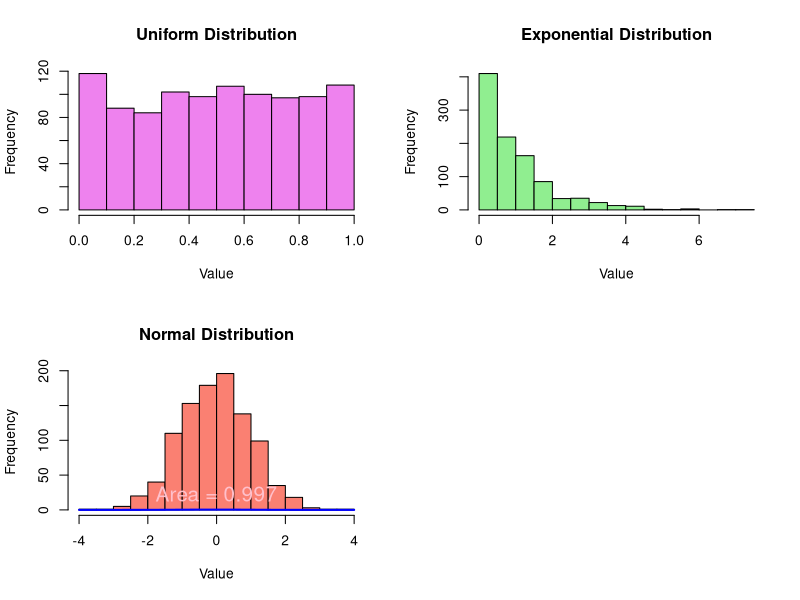

This chart was generated by the following R code:
uniform_data <- runif(1000, min = 0, max = 1)
exponential_data <- rexp(1000, rate = 1)
normal_data <- rnorm(1000, mean = 0, sd = 1)

par(mfrow = c(2, 2))

hist(uniform_data, main = "Uniform Distribution", xlab = "Value", ylab = "Frequency", col = "violet")
hist(exponential_data, main = "Exponential Distribution", xlab = "Value", ylab = "Frequency", col = "lightgreen")
hist(normal_data, main = "Normal Distribution", xlab = "Value", ylab = "Frequency", col = "salmon")

# Overlay normal curve on the Normal distribution histogram
curve(dnorm(x, mean = mean(normal_data), sd = sd(normal_data)), add = TRUE, col = "blue", lwd = 2)

# Calculate and shade area under the normal curve within a certain range
x <- seq(-3, 3, length.out = 1000)
y <- dnorm(x, mean = mean(normal_data), sd = sd(normal_data))
x_fill <- seq(-2, 2, length.out = 100)
y_fill <- dnorm(x_fill, mean = mean(normal_data), sd = sd(normal_data))

polygon(c(x_fill, rev(x_fill)), c(rep(0, length(x_fill)), rev(y_fill)), col = "lightblue", border = NA)

# Add text for area under the curve
text(0, 0.1, "Area = 0.997", pos = 3, col = "pink", cex = 1.5)

# Reset par settings
par(mfrow=c(1,1))